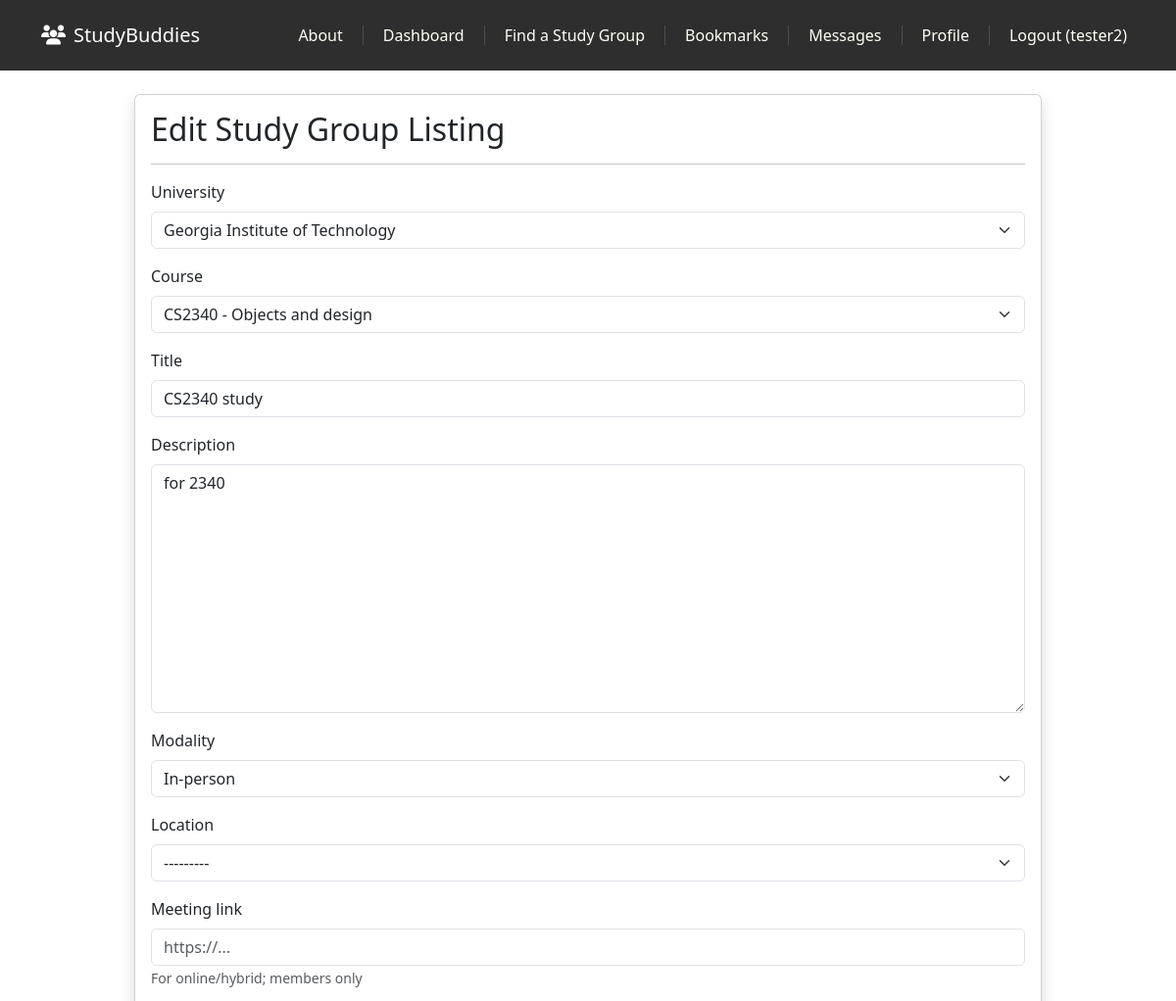
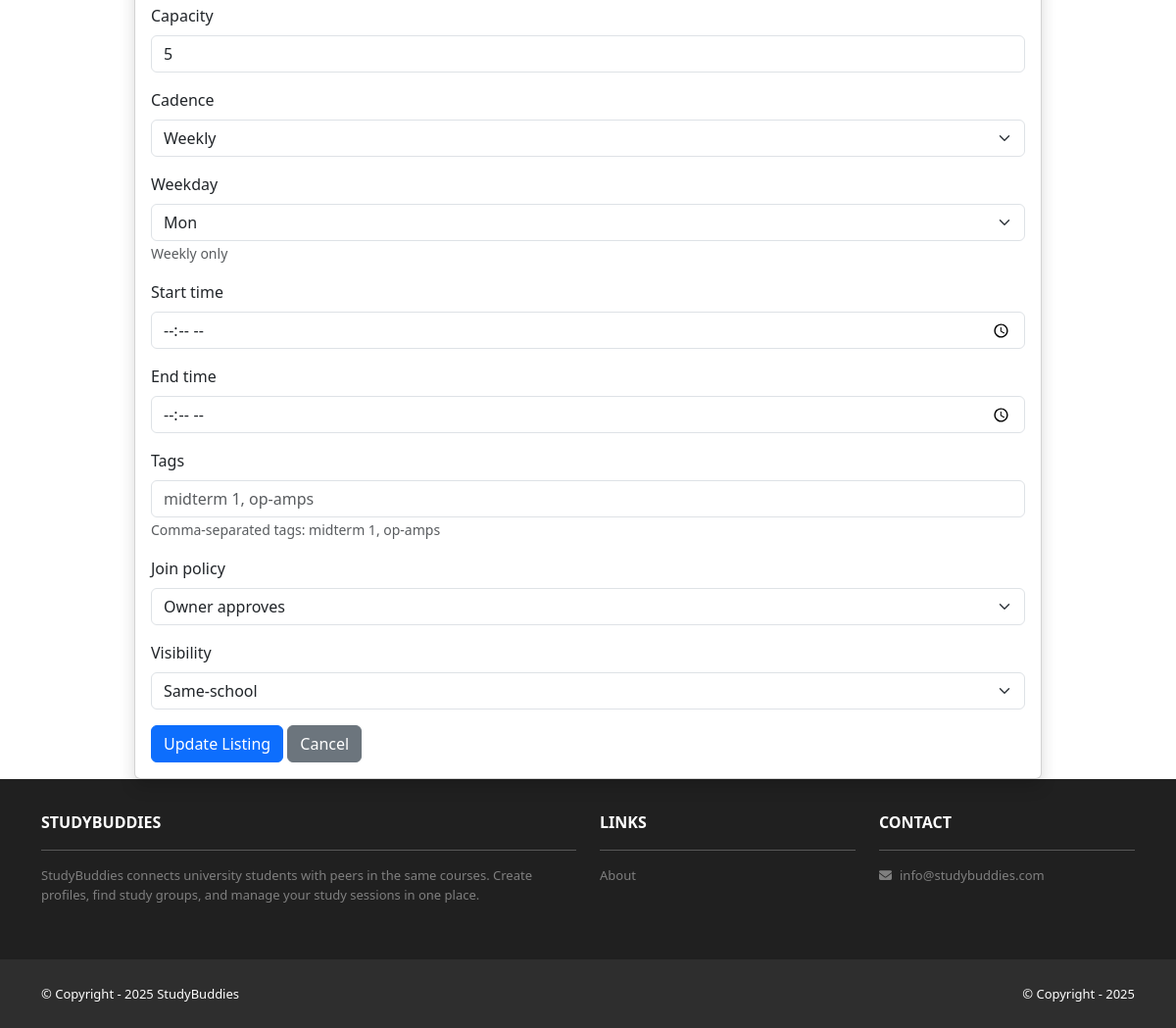
Page /buddies/cs2340-study-5/edit/ (signed in) on the committed database (2 pictures, top to bottom).
### buddies/models.py (models this page shows, shortened)
class BuddyListing(models.Model):
    MODALITY_CHOICES = [
        ("in_person", "In-person"),
        ("online", "Online"),
        ("hybrid", "Hybrid"),
    ]
    CADENCE_CHOICES = [
        ("one_off", "One-off"),
        ("weekly", "Weekly"),
    ]
    WEEKDAY_CHOICES = [
        ("mon", "Mon"),
        ("tue", "Tue"),
        ("wed", "Wed"),
        ("thu", "Thu"),
        ("fri", "Fri"),
        ("sat", "Sat"),
        ("sun", "Sun"),
    ]
    JOIN_POLICY_CHOICES = [
        ("owner_approve", "Owner approves"),
        ("auto_accept", "Auto-accept"),
    ]
    VISIBILITY_CHOICES = [
        ("same_school", "Same-school"),
        ("public", "Public"),
    ]
    STATUS_CHOICES = [
        ("open", "Open"),
        ("filled", "Filled"),
        ("cancelled", "Cancelled"),
    ]
    owner = models.ForeignKey(settings.AUTH_USER_MODEL, on_delete=models.CASCADE, related_name="listings")
    university = models.ForeignKey(University, on_delete=models.CASCADE, related_name="listings")
    course = models.ForeignKey(Course, on_delete=models.PROTECT, related_name="listings")
    course_code_text = models.CharField(max_length=20, blank=True, help_text="Fallback if course missing")
    title = models.CharField(max_length=120)
    description = models.TextField()
    modality = models.CharField(max_length=10, choices=MODALITY_CHOICES, default="in_person")
    location = models.ForeignKey(Location, on_delete=models.SET_NULL, null=True, blank=True, related_name="listings")
    meeting_link = models.URLField(blank=True, help_text="For online/hybrid; members only")
    capacity = models.PositiveSmallIntegerField(default=5)
    current_size = models.PositiveSmallIntegerField(default=1, help_text="Owner included; keep in sync")
    cadence = models.CharField(max_length=10, choices=CADENCE_CHOICES, default="weekly")
    weekday = models.CharField(max_length=3, choices=WEEKDAY_CHOICES, blank=True, help_text="Weekly only")
    start_time = models.TimeField(blank=True, null=True)
    end_time = models.TimeField(blank=True, null=True)
    tags = models.CharField(max_length=200, blank=True, help_text="Comma-separated tags: midterm 1, op-amps")
    join_policy = models.CharField(max_length=15, choices=JOIN_POLICY_CHOICES, default="owner_approve")
    visibility = models.CharField(max_length=15, choices=VISIBILITY_CHOICES, default="same_school")
    status = models.CharField(max_length=10, choices=STATUS_CHOICES, default="open", db_index=True)
    slug = models.SlugField(unique=True, blank=True)
    created_at = models.DateTimeField(auto_now_add=True)
    updated_at = models.DateTimeField(auto_now=True)
    class Meta:
        indexes = [
            Index(fields=["university", "status", "created_at"]),
            Index(fields=["course", "status"]),
        ]
        ordering = ['-created_at']

### buddies/views.py (the view, shortened to what this page needs)
# urls.py: path('<slug:slug>/edit/', views.ListingUpdateView.as_view(), name='listing_edit'),
class ListingUpdateView(LoginRequiredMixin, UserPassesTestMixin, UpdateView):
    model = BuddyListing
    form_class = ListingForm
    template_name = 'buddies/listing_form.html'
    slug_field = 'slug'
    slug_url_kwarg = 'slug'
    def get_context_data(self, **kwargs):
        context = super().get_context_data(**kwargs)
        if context is None:
            context = {}
        context['template_data'] = {'title': 'Edit Listing'}
        return context
    def get_form_kwargs(self):
        kwargs = super().get_form_kwargs()
        kwargs['user'] = self.request.user
        return kwargs
    def test_func(self):
        listing = self.get_object()
        return listing.owner == self.request.user

### accounts/templatetags/account_tags.py (called while the page is built)
@register.filter(name='has_profile')
def has_profile(user):
    if not getattr(user, 'is_authenticated', False):
        return False
    try:
        profile = user.profile
        return True
    except Exception:
        return False

### profiles/models.py (called while the page is built)
    def __str__(self):
        return self.name

    def __str__(self):
        return f"{self.code} - {self.name}"

### buddies/templates/buddies/listing_form.html (shortened to what this page needs)
{% extends 'base.html' %}
{% block content %}
<div class="container mt-4">
    <div class="row justify-content-center">
        <div class="col-md-10">
            <div class="card shadow">
                <div class="card-body">
                    <h2>{% if object %}Edit{% else %}Create{% endif %} Study Group Listing</h2>
                    <hr>
                    <form method="post">
                        {% for field in form %}
                        <div class="mb-3">
                            <label for="{{ field.id_for_label }}" class="form-label">{{ field.label }}</label>
                            {{ field }}
                            {% if field.help_text %}
                            <small class="form-text text-muted">{{ field.help_text }}</small>
                            {% endif %}
                        </div>
                        {% endfor %}
                        <button type="submit" class="btn btn-primary">{% if object %}Update{% else %}Create{% endif %} Listing</button>
                        <a href="{% url 'buddies:my_listings' %}" class="btn btn-secondary">Cancel</a>
                    </form>
                </div>
            </div>
        </div>
    </div>
</div>
{% endblock content %}

### studybuddies/templates/base.html (shortened to what this page needs)
<!DOCTYPE html>
<html>
    {% load static %}
    {% load account_tags %}
    <head>
        <link href="https://cdn.jsdelivr.net/npm/bootstrap@5.3.3/dist/css/bootstrap.min.css" rel="stylesheet">
        <link rel="stylesheet" href="https://cdnjs.cloudflare.com/ajax/libs/font-awesome/6.1.1/css/all.min.css">
        <link rel="stylesheet" type="text/css" href="{% static 'css/style.css' %}">
    </head>
    <body>
        <nav class="p-3 navbar navbar-dark bg-dark navbar-expand-lg">
            <div class="container">
                <a class="navbar-brand" href="{% url 'home:index' %}">
                    <i class="fas fa-users me-2"></i>StudyBuddies
                </a>
                <div class="collapse navbar-collapse" id="navbarNavAltMarkup">
                    <div class="navbar-nav ms-auto navbar-ml">
                        <a class="nav-link" href="{% url 'home:about' %}">About</a>
                        {% if user.is_authenticated %}
                            <a class="nav-link" href="{% url 'home:dashboard' %}">Dashboard</a>
                            <a class="nav-link" href="{% url 'buddies:listing_search' %}">Find a Study Group</a>
                            <a class="nav-link" href="{% url 'buddies:my_bookmarks' %}">Bookmarks</a>
                            <a class="nav-link" href="{% url 'buddies:my_inbox' %}">Messages</a>
                            {% if user|has_profile %}
                                <a class="nav-link" href="{% url 'profiles:profiles.detail' %}">Profile</a>
                            {% else %}
                                <a class="nav-link" href="{% url 'profiles:profiles.create' %}">Create Profile</a>
                            {% endif %}
                            <a class="nav-link" href="{% url 'accounts:logout' %}">Logout ({{ user.username }})</a>
                        {% else %}
                            <a class="nav-link" href="{% url 'accounts:login' %}">Login</a>
                            <span class="nav-separator"></span>
                            <a class="nav-link" href="{% url 'accounts:signup' %}">Sign Up</a>
                        {% endif %}
                    </div>
                </div>
            </div>
        </nav>
        <div>
            {% block content %}
            {% endblock content %}
        </div>
        <section class="p-3 ms-footer d-none d-md-block">
            <div class="container">
                <div class="row mt-3 text-white">
                    <div class="col-md-6 col-lg-6 col-xl-6 mx-auto mb-4">
                        <b>STUDYBUDDIES</b>
                        <hr />
                        <p>
                            StudyBuddies connects university students with peers in the same courses.
                            Create profiles, find study groups, and manage your study sessions in one place.
                        </p>
                    </div>
                    <div class="col-md-3 col-lg-3 col-xl-3 mx-auto mb-4">
                        <b>LINKS</b>
                        <hr />
                        <p><a class="nav-link" href="{% url 'home:about' %}">About</a></p>
                    </div>
                    <div class="col-md-3 col-lg-3 col-xl-3 mx-auto mb-4">
                        <b>CONTACT</b>
                        <hr />
                        <p><i class="fas fa-envelope me-2"></i>info@studybuddies.com</p>
                    </div>
                </div>
            </div>
        </section>
        <section class="p-3 ms-footer-bottom bg-dark">
            <div class="container d-flex justify-content-between">
                <div class="me-5 text-white">
                    <span>© Copyright - 2025 StudyBuddies</span>
                </div>
                <div class="text-white">
                    <span>© Copyright - 2025</span>
                </div>
            </div>
        </section>
    </body>
</html>

### studybuddies/static/css/style.css (style rules this page uses)
.navbar a.nav-link { color: #FFFEF6 !important; }
.navbar .navbar-nav { align-items: center; display: flex; }
.bg-dark { background-color: #2E2E2E !important; }
.ms-footer { background-color: #202020; }
.ms-footer p { color: #7F7F7F; font-size: 13px; }
.ms-footer-bottom span { font-size: 13px; line-height: 38px; }

### rows in the picture
BuddyListing: form "Georgia Institute of Technology" "CS2340 - Objects and design" "CS2340 study" "for 2340" "In-person" "---------" "5" "Weekly" "Mon" "Owner approves" "Same-school"

### other values in the picture
{{ user.username }} "tester2"
{{ field.label }} "University" "Course" "Title" "Description" "Modality" "Location" "Meeting link" "Capacity" "Cadence" "Weekday" "Start time" "End time" "Tags" "Join policy" "Visibility"
{{ field.help_text }} "For online/hybrid; members only" "Weekly only" "Comma-separated tags: midterm 1, op-amps"
